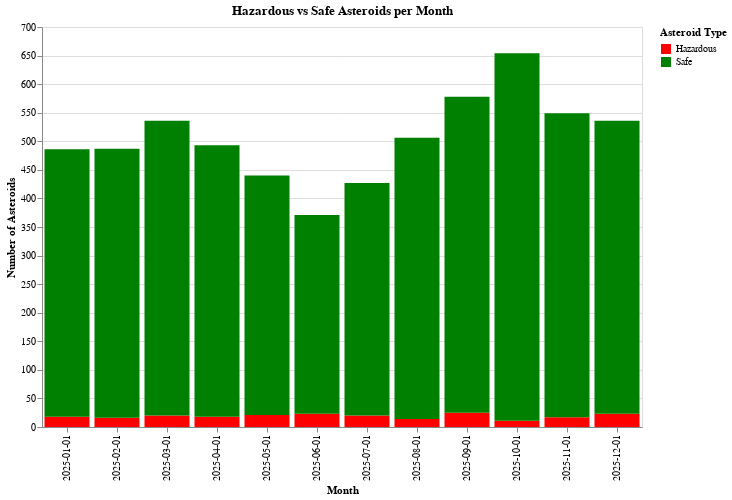

Here is the notebook cell this chart was saved with:
### Code cell
percentage_hazardous_asteroids = pd.read_csv('percentage_hazardous_asteroids.csv')

percentage_hazardous_asteroids['safe_asteroids_in_month'] = percentage_hazardous_asteroids['total_asteroids_in_month'] - percentage_hazardous_asteroids['hazardous_count_in_month']

percentage_hazardous_asteroids_long = pd.melt(percentage_hazardous_asteroids, id_vars=['month'], value_vars=['hazardous_count_in_month', 'safe_asteroids_in_month'])

percentage_hazardous_asteroids_long['variable'] = percentage_hazardous_asteroids_long['variable'].replace({
        'hazardous_count_in_month': 'Hazardous',
        'safe_asteroids_in_month': 'Safe'
    })

percentage_hazardous_asteroids_long['stack_order'] = percentage_hazardous_asteroids_long['variable'].map({
    'hazardous_count_in_month': 0,
    'safe_asteroids_in_month': 1
})

alt.Chart(percentage_hazardous_asteroids_long).mark_bar().encode(
    x=alt.X('month', title='Month'),
    y=alt.Y('value', title='Number of Asteroids'),
    color=alt.Color('variable', title='Asteroid Type', scale=alt.Scale(domain=['Hazardous', 'Safe'], range=['red', 'green'])),
    order=alt.Order('stack_order', sort='ascending')
).properties(
    width=600,
    height=400,
    title='Hazardous vs Safe Asteroids per Month'
)

### Figure 1 — Vega-Lite specification as saved in the notebook (floating-point values rounded to 4 significant figures)
{"config": {"view": {"continuousWidth": 300, "continuousHeight": 300}}, "data": {"name": "data-d10cc14c61ed5fe89187e2e27ba9de10"}, "mark": {"type": "bar"}, "encoding": {"color": {"field": "variable", "scale": {"domain": ["Hazardous", "Safe"], "range": ["red", "green"]}, "title": "Asteroid Type", "type": "nominal"}, "order": {"field": "stack_order", "sort": "ascending", "type": "quantitative"}, "x": {"field": "month", "title": "Month", "type": "nominal"}, "y": {"field": "value", "title": "Number of Asteroids", "type": "quantitative"}}, "height": 400, "title": "Hazardous vs Safe Asteroids per Month", "width": 600, "$schema": "https://vega.github.io/schema/vega-lite/v6.1.0.json", "datasets": {"data-d10cc14c61ed5fe89187e2e27ba9de10": [{"month": "2025-06-01", "variable": "Hazardous", "value": 23, "stack_order": null}, {"month": "2025-05-01", "variable": "Hazardous", "value": 21, "stack_order": null}, {"month": "2025-07-01", "variable": "Hazardous", "value": 20, "stack_order": null}, {"month": "2025-09-01", "variable": "Hazardous", "value": 25, "stack_order": null}, {"month": "2025-12-01", "variable": "Hazardous", "value": 23, "stack_order": null}, {"month": "2025-03-01", "variable": "Hazardous", "value": 20, "stack_order": null}, {"month": "2025-01-01", "variable": "Hazardous", "value": 18, "stack_order": null}, {"month": "2025-04-01", "variable": "Hazardous", "value": 18, "stack_order": null}, {"month": "2025-02-01", "variable": "Hazardous", "value": 16, "stack_order": null}, {"month": "2025-11-01", "variable": "Hazardous", "value": 17, "stack_order": null}, {"month": "2025-08-01", "variable": "Hazardous", "value": 14, "stack_order": null}, {"month": "2025-10-01", "variable": "Hazardous", "value": 11, "stack_order": null}, {"month": "2025-06-01", "variable": "Safe", "value": 348, "stack_order": null}, {"month": "2025-05-01", "variable": "Safe", "value": 419, "stack_order": null}, {"month": "2025-07-01", "variable": "Safe", "value": 407, "stack_order": null}, {"month": "2025-09-01", "variable": "Safe", "value": 553, "stack_order": null}, {"month": "2025-12-01", "variable": "Safe", "value": 513, "stack_order": null}, {"month": "2025-03-01", "variable": "Safe", "value": 516, "stack_order": null}, {"month": "2025-01-01", "variable": "Safe", "value": 468, "stack_order": null}, {"month": "2025-04-01", "variable": "Safe", "value": 475, "stack_order": null}, {"month": "2025-02-01", "variable": "Safe", "value": 471, "stack_order": null}, {"month": "2025-11-01", "variable": "Safe", "value": 532, "stack_order": null}, {"month": "2025-08-01", "variable": "Safe", "value": 492, "stack_order": null}, {"month": "2025-10-01", "variable": "Safe", "value": 643, "stack_order": null}]}}
